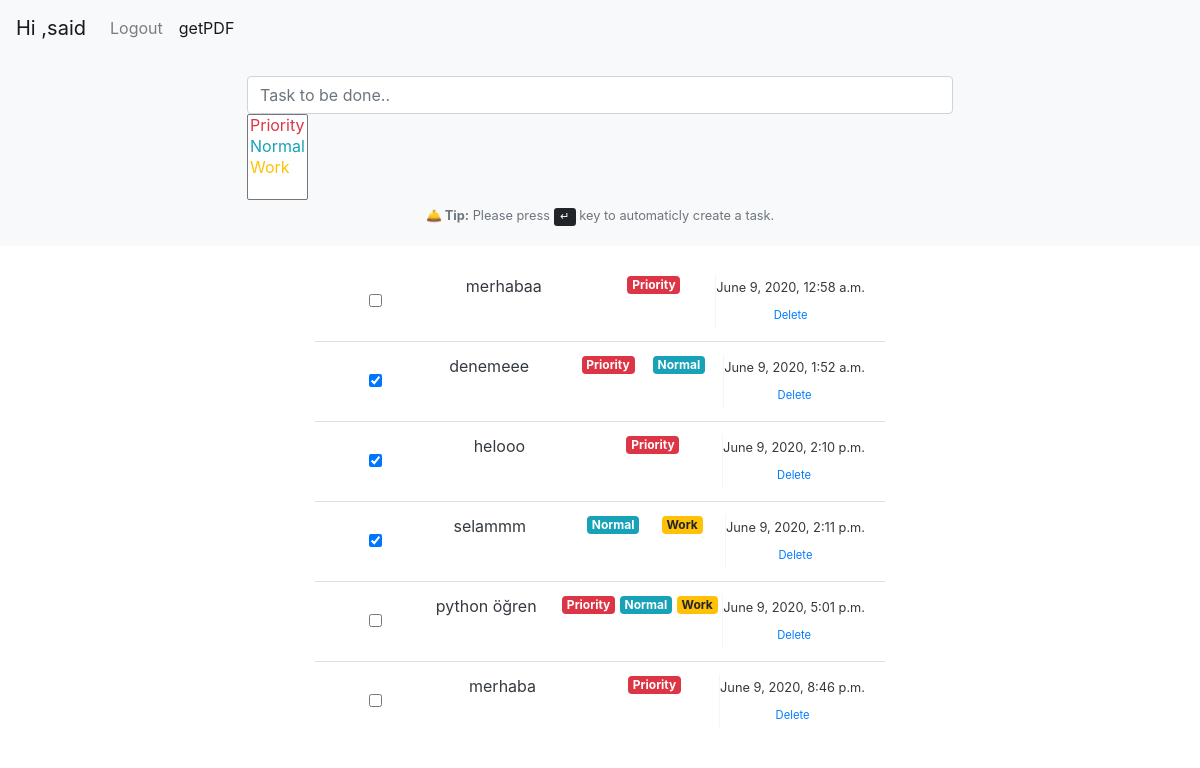
Page / (signed in) on the earlier database version.
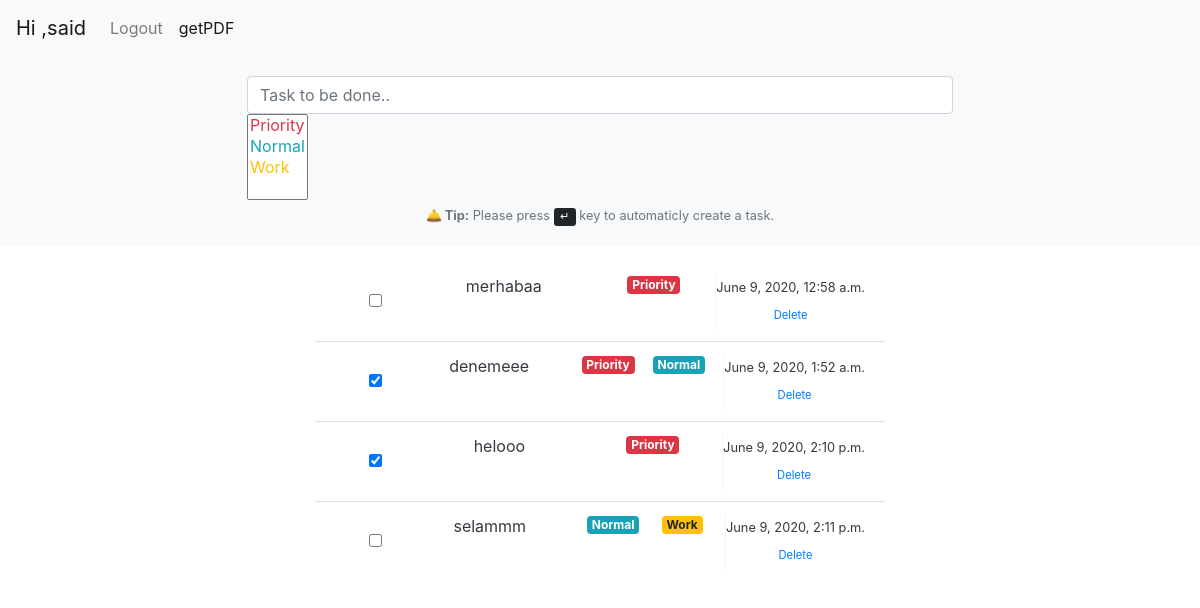
Same page on the later database version.
### tasks/models.py (models this page shows, shortened)
class Task(models.Model):
    user = models.ForeignKey('auth.User', verbose_name="User", on_delete=models.DO_NOTHING, related_name="tasks")
    task = models.CharField(max_length=250, db_index=True, verbose_name="Task")
    is_completed = models.BooleanField(default=False, verbose_name="Is completed ?")
    created_at = models.DateTimeField(auto_now_add=True)

### tags/models.py (models this page shows, shortened)
class Tag(models.Model):
    tag = models.CharField(max_length=50, db_index=True, verbose_name="Tag")
    css_color = models.CharField(max_length=50, default="null", verbose_name="Css Color for Bootstrap")
    created_at = models.DateTimeField(auto_now_add=True)

### tasks/views.py (the view)
# urls.py: url(r'^$', task_index),
def task_index(request):
    if not request.user.is_authenticated:
        return redirect('/accounts/login')
    user = User.objects.get(id=request.user.id)
    tasks = user.tasks.all()
    taskTagIntegration = TagsTaskIntegration.objects.all()
    tags = Tag.objects.all()
    return render(request, 'index.html', {'tasks': tasks, 'taskTagIntegration': taskTagIntegration, 'tags': tags})

### templates/index.html (shortened to what this page needs)
{% load static %}
<!DOCTYPE html>
<html lang="en">
    <head>
        <link rel="stylesheet" href="https://stackpath.bootstrapcdn.com/bootstrap/4.4.1/css/bootstrap.min.css">
        <link href="https://cdn.jsdelivr.net/gh/gitbrent/bootstrap4-toggle@3.6.1/css/bootstrap4-toggle.min.css" rel="stylesheet">
        <link rel="stylesheet" href="https://cdn.jsdelivr.net/npm/bootstrap-select@1.13.14/dist/css/bootstrap-select.min.css">
    </head>
<body>
<nav class="navbar navbar-expand-lg navbar-light bg-light">
  <a class="navbar-brand" href="#">{% if request.user.is_authenticated %}
                Hi ,{{ request.user.get_username }}
            {% endif %}</a>
  <div class="collapse navbar-collapse" id="navbarSupportedContent">
    <ul class="navbar-nav mr-auto">
      <li class="nav-item">
        <a class="nav-link" href="{% url 'accounts:logout' %}">Logout <span class="sr-only">(current)</span></a>
      </li>
              <li class="nav-item active">
            <a class="nav-link" href="{% url 'tasks:some_view' %}">getPDF</a>
      </li>
    </ul>
  </div>
</nav>
        <div class="container-fluid text-dark">
            <div class="row bg-light pl-5 pr-5 pt-1 pb-1 mb-3">
                <div class="col-8 offset-2">
                    <div class="form-group mt-3">
                        <input autoComplete="off" id="taskInput" name="task" type="text" class="form-control" placeholder="Task to be done.."/>
                        <select class="selectpicker" multiple title="Choose Labels" id="tags" name = 'tags'>
                            <option class="text-danger" value="priority">Priority</option>
                            <option class="text-info" value="normal">Normal</option>
                            <option class="text-warning" value="work">Work</option>
                        </select>
                        <small class="form-text text-muted text-center"><b>🛎️ Tip:</b> Please press <kbd>↵</kbd> key to automaticly create a task.</small>
                    </div>
                </div>
            </div>
            <div class="row">
                <div class="col-6 offset-3">
                    <ul class="list-group list-group-flush">
                        {% for task in tasks %}
                        <li class="list-group-item">
                            <div class="d-flex w-100 justify-content-between">
                                <div class="text-center" style="min-width: 80px; align-self: center;"><input type="checkbox" onchange="myFunction(this);" id="{{ task.id }}" {% if task.is_completed == 1 %}
                                checked
                                {% endif %}  data-toggle="toggle" data-on="<b>&check;</b>" data-onstyle="success" data-off="&check;" data-style="fast" /></div>
                                <div class="pl-3 pr-3" style="text-align: justify;">{{ task.task }}</div><br>
                                {% for integration in taskTagIntegration %}
                                    {% if integration.task_id == task.id %}
                                        {% for tag in tags %}
                                            {% if tag.id == integration.tag_id %}
                                            <h6><span class="badge badge-{{ tag.css_color }}">{{ tag.tag }}</span></h6>
                                            {% endif %}
                                        {% endfor %}
                                    {% endif %}
                                {% endfor %}
                                <div class="text-center" style="border-left:1px solid whitesmoke; min-width: 100px; align-self: center;"><small>{{ task.created_at }}</small><br/>
                                <button type="button" class="btn btn-sm btn-link btn-delete" id="{{ task.id }}"><small>Delete</small></button></div>
                            </div>
                        </li>
                       {% endfor %}
                    </ul>
                </div>
            </div>
        </div>
    </body>
</html>

Differences in the rows shown:
removed Task: task "python öğren", created_at "June 9, 2020, 5:01 p.m.", Tag (tag "Priority"), Tag (tag "Normal"), Tag (tag "Work")
removed Task: task "merhaba", created_at "June 9, 2020, 8:46 p.m.", Tag (tag "Priority")
changed Task "selammm": is_completed "☑" → "☐"
